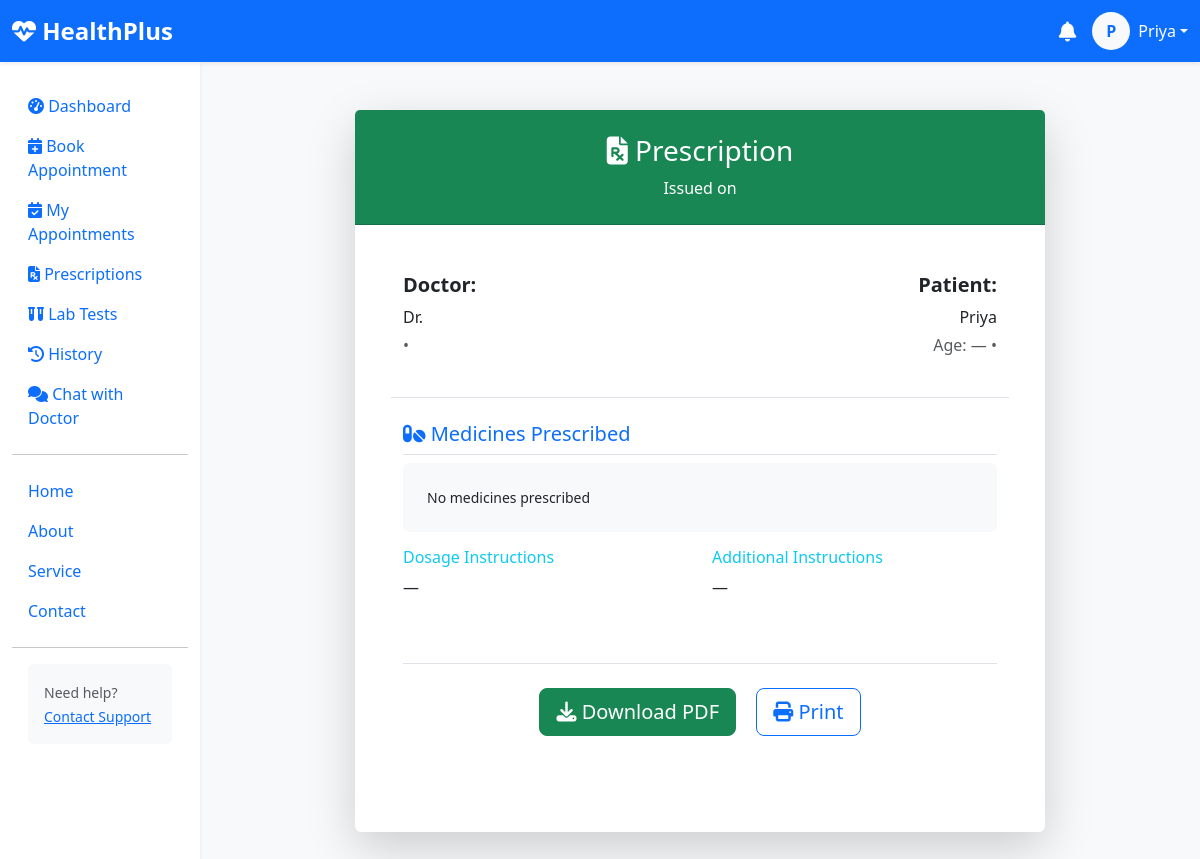
The page /patient/appointment/2/ (signed in) on the database its author committed.
### healthcare/models.py (models this page shows, shortened)
class CustomUser(AbstractUser):
    ROLE_CHOICES = (
        ('patient', 'Patient'),
        ('doctor', 'Doctor'),
        ('admin', 'Admin'),
    )
    username = None
    email = models.EmailField(unique=True, db_index=True)
    role = models.CharField(max_length=20, choices=ROLE_CHOICES, default='patient')
    first_name = models.CharField(max_length=50)
    last_name = models.CharField(max_length=50, blank=True)
    mobile_number = models.CharField(max_length=15, blank=True, null=True)
    gender = models.CharField(max_length=10, choices=[('male','Male'),('female','Female'),('other','Other')], blank=True)
    dob = models.DateField("Date of Birth", null=True, blank=True)
    address = models.TextField(blank=True)
    image = models.ImageField(upload_to='users/', blank=True, null=True)
    is_email_verified = models.BooleanField(default=False)
    created_at = models.DateTimeField(auto_now_add=True)
    objects = UserManager()
    USERNAME_FIELD = 'email'
    REQUIRED_FIELDS = []
    def get_full_name(self):
        return f"{self.first_name} {self.last_name}".strip() or self.email
    @property
    def age(self):
        if self.dob:
            today = date.today()
            return today.year - self.dob.year - ((today.month, today.day) < (self.dob.month, self.dob.day))
        return None

### healthcare/views/prescription.py (the view)
# urls.py: path('patient/appointment/<int:pk>/', prescription_detail, name='appointment_detail'),  # optional detail page
@login_required(login_url="login")
def prescription_detail(request, pk):
    prescription = None
    try:
        prescription = get_object_or_404(Prescription, id=pk, appointment__patientid=request.user)
    except:
        ...
    return render(request, 'patient/prescription_detail.html', {'prescription': prescription})

### templates/patient/prescription_detail.html (shortened to what this page needs)
{% extends "patient/base.html" %}
{% block content %}
<div class="container py-4">
    <div class="row justify-content-center">
        <div class="col-lg-9">
            <div class="card shadow-lg border-0">
                <div class="card-header bg-success text-white text-center py-4">
                    <h3 class="mb-0">
                        <i class="fas fa-file-prescription"></i> Prescription
                    </h3>
                    <p class="mb-0 mt-2">Issued on {{ prescription.date_issued|date:"d M Y" }}</p>
                </div>
                <div class="card-body p-5">
                    <div class="row mb-4 pb-4 border-bottom">
                        <div class="col-md-6">
                            <h5><strong>Doctor:</strong></h5>
                            <p class="mb-1">Dr. {{ prescription.prescribed_by.user.get_full_name }}</p>
                            <p class="text-muted">{{ prescription.prescribed_by.speciality.name }} • {{ prescription.prescribed_by.degree }}</p>
                        </div>
                        <div class="col-md-6 text-md-end">
                            <h5><strong>Patient:</strong></h5>
                            <p class="mb-1">{{ user.get_full_name }}</p>
                            <p class="text-muted">Age: {{ user.age|default:"—" }} • {{ user.get_gender_display }}</p>
                        </div>
                    </div>
                    <div class="mb-5">
                        <h5 class="text-primary border-bottom pb-2">
                        <i class="fas fa-pills"></i> Medicines Prescribed
                    </h5>
                    <pre class="bg-light p-4 rounded" style="white-space: pre-wrap; font-family: inherit;">{{ prescription.medicines|default:"No medicines prescribed" }}</pre>
                    <div class="row">
                        <div class="col-md-6">
                            <h6 class="text-info">Dosage Instructions</h6>
                            <p>{{ prescription.dosage|default:"—" }}</p>
                        </div>
                        <div class="col-md-6">
                            <h6 class="text-info">Additional Instructions</h6>
                            <p>{{ prescription.instructions|default:"—" }}</p>
                        </div>
                    </div>
                    <div class="text-center mt-5 pt-4 border-top">
                        <a href="" class="btn btn-success btn-lg me-3">
                            <i class="fas fa-download"></i> Download PDF
                        </a>
                        <button onclick="window.print()" class="btn btn-outline-primary btn-lg">
                            <i class="fas fa-print"></i> Print
                        </button>
                    </div>
                </div>
            </div>
        </div>
    </div>
</div>
{% endblock %}

### templates/patient/base.html (shortened to what this page needs)
{% load static %}
<!DOCTYPE html>
<html lang="en">
<head>
    <link href="https://cdn.jsdelivr.net/npm/bootstrap@5.3.3/dist/css/bootstrap.min.css" rel="stylesheet">
    <link rel="stylesheet" href="https://cdnjs.cloudflare.com/ajax/libs/font-awesome/6.5.0/css/all.min.css">
</head>
<body class="bg-light">
    <nav class="navbar navbar-expand-lg navbar-dark bg-primary shadow-sm">
        <div class="container-fluid">
            <a class="navbar-brand fw-bold fs-4" href="{% url 'patient_dashboard' %}">
                <i class="fas fa-heartbeat"></i> HealthPlus
            </a>
            <div class="d-flex align-items-center gap-3">
                <div class="dropdown">
                    <a class="text-white position-relative" href="#" role="button" data-bs-toggle="dropdown">
                        <i class="fas fa-bell fa-lg"></i>
                    </a>
                </div>
                <div class="dropdown">
                    <a class="d-flex align-items-center text-white text-decoration-none dropdown-toggle"
                       href="#" role="button" data-bs-toggle="dropdown">
                        {% if user.image %}
                            <img src="{{ user.image.url }}" class="rounded-circle me-2" width="38" height="38">
                        {% else %}
                            <div class="bg-light text-primary rounded-circle d-flex align-items-center justify-content-center me-2"
                                 style="width:38px; height:38px;">
                                <strong>{{ user.first_name|slice:":1" }}</strong>
                            </div>
                        {% endif %}
                        <span class="d-none d-sm-inline">{{ user.first_name }}</span>
                    </a>
                </div>
            </div>
        </div>
    </nav>
    <div class="container-fluid">
        <div class="row">
            <nav class="col-md-3 col-lg-2 d-md-block bg-white sidebar collapse shadow-sm" id="sidebarMenu">
                <div class="position-sticky pt-4">
                    <ul class="nav flex-column">
                        <li class="nav-item">
                            <a class="nav-link active" href="{% url 'patient_dashboard' %}">
                                <i class="fas fa-tachometer-alt"></i> Dashboard
                            </a>
                        </li>
                        <li class="nav-item">
                            <a class="nav-link" href="{% url 'book_appointment' %}">
                                <i class="fas fa-calendar-plus"></i> Book Appointment
                            </a>
                        </li>
                        <li class="nav-item">
                            <a class="nav-link" href="{% url 'my_appointments' %}">
                                <i class="fas fa-calendar-check"></i> My Appointments
                            </a>
                        </li>
                        <li class="nav-item">
                            <a class="nav-link" href="{% url 'my_prescriptions' %}">
                                <i class="fas fa-file-prescription"></i> Prescriptions
                            </a>
                        </li>
                        <li class="nav-item">
                            <a class="nav-link" href="{% url 'lab_test_booking' %}">
                                <i class="fas fa-vials"></i> Lab Tests
                            </a>
                        </li>
                        <li class="nav-item">
                            <a class="nav-link" href="{% url 'appointment_history' %}">
                                <i class="fas fa-history"></i> History
                            </a>
                        </li>
                        <li class="nav-item">
                            <a class="nav-link" href="{% url 'patient_chat_list' %}"
                            class="nav-link {% if request.resolver_match.url_name == 'patient_chat_list' %}active{% endif %}">
                                <i class="fas fa-comments"></i>
                                <span>Chat with Doctor</span>
                            </a>
                        </li>
                    </ul>
                    <hr>
                    <div>
                    <ul class="nav flex-column">
                        <li class="nav-item">
                            <a class="nav-link" href="{% url 'home' %}">
                                 Home
                            </a>
                        </li>
                        <li class="nav-item">
                            <a class="nav-link" href="{% url 'about' %}">
                                 About
                            </a>
                        </li>
                        <li class="nav-item">
                            <a class="nav-link" href="{% url 'service' %}">
                                 Service
                            </a>
                        </li>
                        <li class="nav-item">
                            <a class="nav-link" href="{% url 'contact' %}">
                                 Contact
                            </a>
                        </li>
                    </ul>
                    <hr>
                    <div class="p-3 bg-light rounded mx-3">
                        <small class="text-muted">Need help?</small><br>
                        <a href="#" class="small">Contact Support</a>
                    </div>
                </div>
            </nav>
            <main class="col-md-9 ms-sm-auto col-lg-10 px-md-4 py-4">
                {% block content %}{% endblock %}
            </main>
        </div>
    </div>
</body>
</html>

### rows shown on the page
CustomUser: first_name "P", first_name "Priya", get_full_name "Priya", age "—"

### other values the page prints
{{ prescription.medicines|default:"No medicines prescribed" }} "No medicines prescribed"
{{ prescription.dosage|default:"—" }} "—"
{{ prescription.instructions|default:"—" }} "—"
